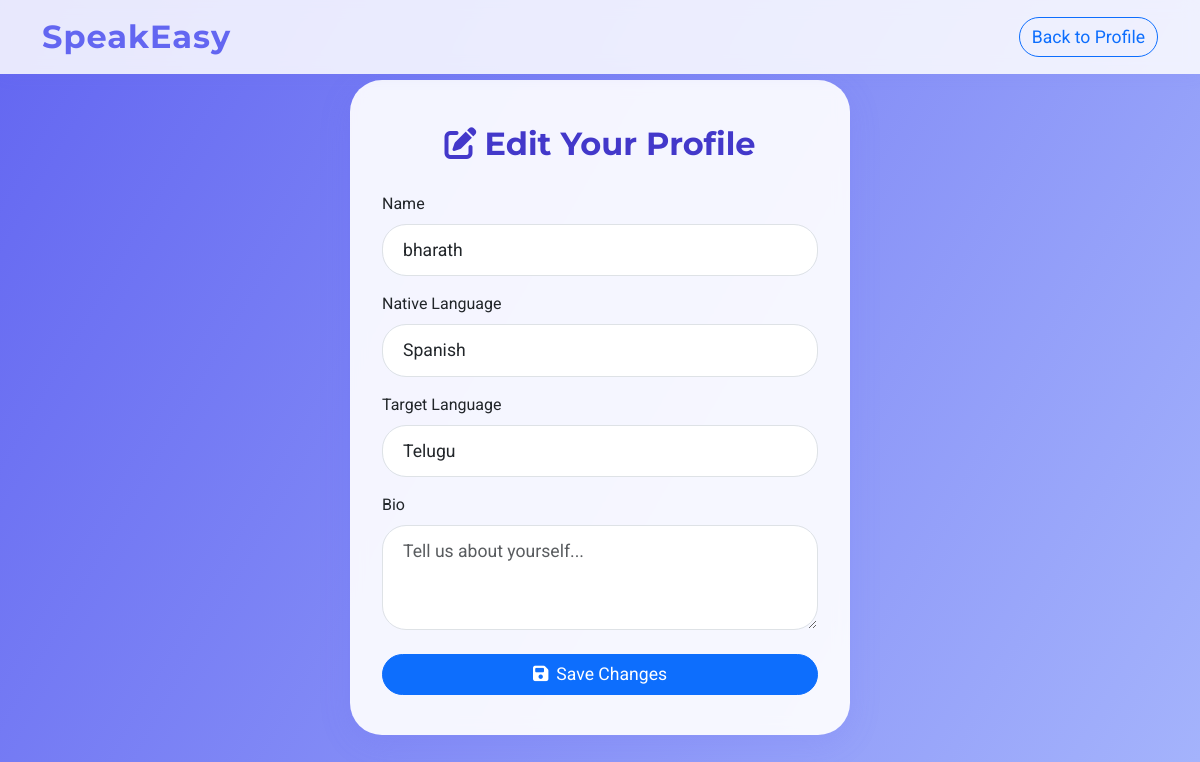
/edit_profile (signed in), run on the app's committed database.
### tables this page shows
CREATE TABLE users (
                email TEXT PRIMARY KEY,
                name TEXT,
                password TEXT,
                nativeLanguage TEXT,
                targetLanguage TEXT,
                last_partner TEXT,
                average_rating REAL DEFAULT 0.0,
                bio TEXT DEFAULT ''
            );

### routes.py (the view, shortened to what this page needs)
    @app.route('/edit_profile', methods=['GET', 'POST'])
    def edit_profile():
        email = request.args.get('email', session.get('email'))
        if not email:
            return redirect(url_for('login'))
        with sqlite3.connect('users.db') as conn:
            cursor = conn.execute('SELECT name, nativeLanguage, targetLanguage, bio FROM users WHERE email = ?', (email,))
            user = cursor.fetchone()
            return render_template('edit_profile.html', email=email, name=user[0], native=user[1], target=user[2], bio=user[3])

### templates/edit_profile.html (shortened to what this page needs)
<!DOCTYPE html>
<html lang="en">
<head>
    <link href="https://cdn.jsdelivr.net/npm/bootstrap@5.3.2/dist/css/bootstrap.min.css" rel="stylesheet">
    <link rel="stylesheet" href="https://cdnjs.cloudflare.com/ajax/libs/font-awesome/6.4.2/css/all.min.css">
</head>
<body>
    <nav class="navbar navbar-expand-lg navbar-light fixed-top">
        <div class="container">
            <a class="navbar-brand" href="/">SpeakEasy</a>
            <div class="ms-auto">
                <a href="/profile?email={{ email }}" class="btn btn-outline-primary btn-custom">Back to Profile</a>
            </div>
        </div>
    </nav>
    <section class="edit-section">
        <div class="glass-card">
            <div class="edit-title mb-4">
                <i class="fas fa-edit me-2"></i>Edit Your Profile
            </div>
            <form method="POST" action="/edit_profile?email={{ email }}">
                <div class="mb-3 text-start">
                    <label for="name" class="form-label">Name</label>
                    <input type="text" class="form-control" id="name" name="name" value="{{ name }}" required>
                </div>
                <div class="mb-3 text-start">
                    <label for="native_language" class="form-label">Native Language</label>
                    <input type="text" class="form-control" id="native_language" name="native_language" value="{{ native }}" required>
                </div>
                <div class="mb-3 text-start">
                    <label for="target_language" class="form-label">Target Language</label>
                    <input type="text" class="form-control" id="target_language" name="target_language" value="{{ target }}" required>
                </div>
                <div class="mb-4 text-start">
                    <label for="bio" class="form-label">Bio</label>
                    <textarea class="form-control" id="bio" name="bio" rows="3" placeholder="Tell us about yourself...">{{ bio }}</textarea>
                </div>
                <button type="submit" class="btn btn-primary btn-custom w-100">
                    <i class="fas fa-save me-2"></i>Save Changes
                </button>
            </form>
        </div>
    </section>
</body>
</html>

### templates/edit_profile.html (style rules this page uses)
body { font-family: 'Roboto', sans-serif; background: linear-gradient(120deg, #6366f1 0%, #a5b4fc 100%); min-height: 100vh; overflow-x: hidden; }
.navbar { background: rgba(255,255,255,0.85) !important; backdrop-filter: blur(8px); box-shadow: 0 2px 16px rgba(99,102,241,0.08); }
.navbar-brand { font-family: 'Montserrat', sans-serif; font-weight: 700; font-size: 2rem; color: #6366f1 !important; letter-spacing: 1px; }
.edit-section { min-height: 90vh; display: flex; align-items: center; justify-content: center; padding-top: 80px; padding-bottom: 40px; }
.glass-card { background: rgba(255,255,255,0.92); border-radius: 2rem; box-shadow: 0 8px 32px 0 rgba(99,102,241,0.15); padding: 2.5rem 2rem; max-width: 500px; width: 100%; margin: auto; text-align: center; backdrop-filter: blur(8px); animation: fadeInUp 1.2s cubic-bezier(.39,.575,.565,1) both; }
.edit-title { font-family: 'Montserrat', sans-serif; font-size: 2rem; font-weight: 700; color: #4338ca; margin-bottom: 1.5rem; }
.form-control { border-radius: 1.5rem; padding: 0.75rem 1.25rem; font-size: 1.1rem; }
.btn-custom { min-width: 120px; font-size: 1.1rem; border-radius: 2rem; transition: transform 0.2s, box-shadow 0.2s; }

### data on the page
users: name "bharath", native_language "Spanish", target_language "Telugu"
